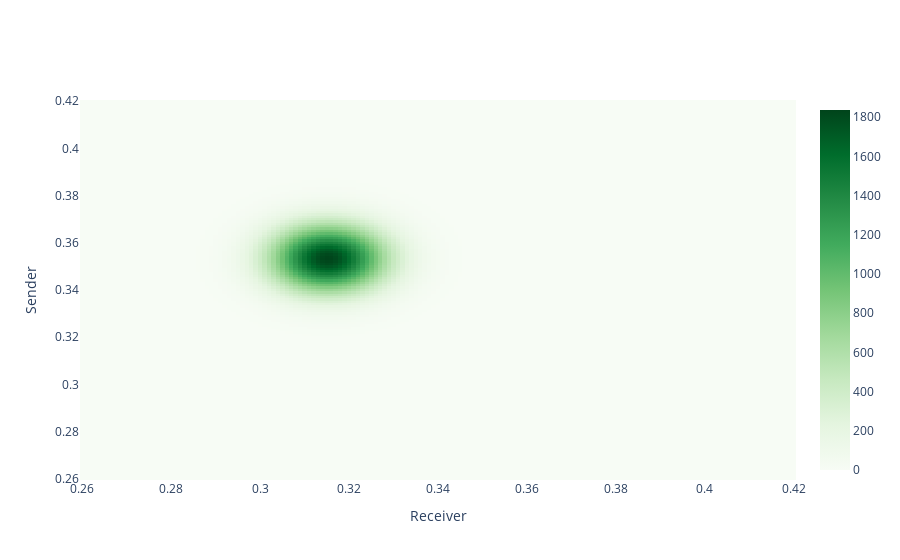

Notebook source saved alongside this figure:
### Code cell
fig_heatmap(heatmap_df)

### Figure 1 — Plotly figure (JSON) as saved in the notebook; plotly's stock layout.template omitted (floating-point values rounded to 4 significant figures; data arrays with more than 128 entries replaced by an {"elided": "..."} marker saying what was removed)
{"data": [{"colorscale": [[0, "rgb(247,252,245)"], [0.125, "rgb(229,245,224)"], [0.25, "rgb(199,233,192)"], [0.375, "rgb(161,217,155)"], [0.5, "rgb(116,196,118)"], [0.625, "rgb(65,171,93)"], [0.75, "rgb(35,139,69)"], [0.875, "rgb(0,109,44)"], [1, "rgb(0,68,27)"]], "hovertemplate": "%{y} ---> %{x}<extra>%{z}</extra>", "type": "heatmap", "x": {"elided": "161 float values"}, "y": {"elided": "161 float values"}, "z": {"elided": "161x161 float values"}}], "layout": {"title": {"text": ""}, "xaxis": {"title": {"text": "Receiver"}}, "yaxis": {"title": {"text": "Sender"}}}}
